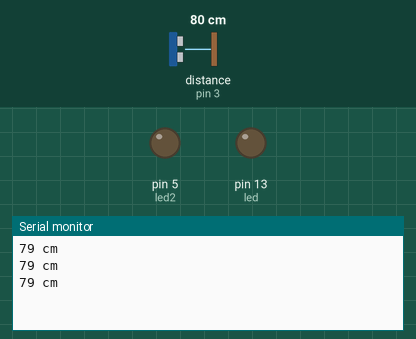
Bench run of a sketch on a simulated Arduino Leonardo, built with avr-gcc and run on an emulated ATmega32U4. On the bench: output pins drawn as LEDs (lit = HIGH), the last lines printed to the serial monitor. Wiring (inferred from the names in the program): ultrasonic range finder: trigger pin 2; echo pin 3. The test bench sets the inputs (shaded band); at power-on: distance to the obstacle (sensor on pin 3) 80 cm. The echo pulse lasts 58.3 µs per cm; pins used as bus, display or sensor lines are not drawn.

Above: at 1.3 s.
1.4 s: distance to the obstacle (sensor on pin 3) set to 2 cm
At 1.67 s:
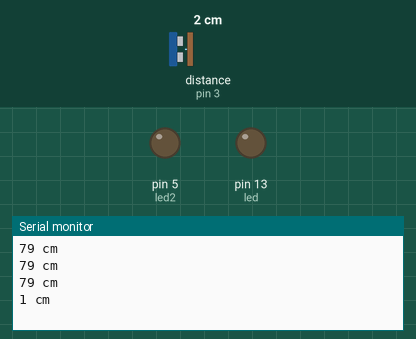
4.4 s: distance to the obstacle (sensor on pin 3) set to 60 cm
At 4.81 s:
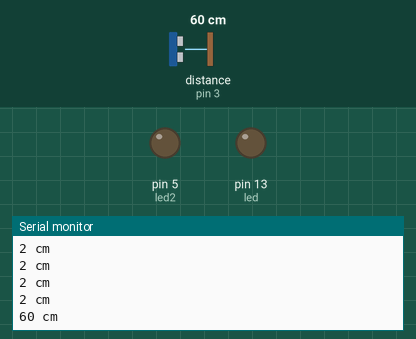
Timing chart, 0 to 7.4 s (numbered marks = the images above; inputs shaded):
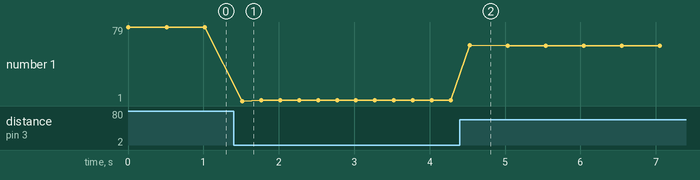

Measured:
- after the input at 1.4 s, the serial monitor: prints a new line after 0.12 s (image 1)
- after the input at 4.4 s, the serial monitor: prints a new line after 0.13 s (image 2)
- plotted number 1: 79 → 2 after the input at 1.4 s, 2 → 59 after the input at 4.4 s

The sketch:

arduino_distance_sensor_test.ino
```cpp
/*
HC-SR04 Ping distance sensor]
VCC to arduino 5v GND to arduino GND
Echo to Arduino pin 13 Trig to Arduino pin 12
Red POS to Arduino pin 11
Green POS to Arduino pin 10
560 ohm resistor to both LED NEG and GRD power rail
More info at: http://goo.gl/kJ8Gl
Original code improvements to the Ping sketch sourced from Trollmaker.com
Some code and wiring inspired by http://en.wikiversity.org/wiki/User:Dstaub/robotcar
*/

#define triggerPin 2
#define echoPin 3
#define led 13
#define led2 5

void setup() {
  Serial.begin (115200);
  pinMode(triggerPin, OUTPUT);
  pinMode(echoPin, INPUT);
  pinMode(led, OUTPUT);
  pinMode(led2, OUTPUT);
}

void loop() {
  digitalWrite(led, HIGH);
  long duration, distance;
  digitalWrite(triggerPin, LOW);
  delayMicroseconds(2);
  digitalWrite(triggerPin, HIGH);
  delayMicroseconds(10);
  digitalWrite(triggerPin, LOW);
  duration = pulseIn(echoPin, HIGH);
  distance = (duration / 2) / 29.1;
  Serial.print(distance);
  Serial.println(" cm");
  digitalWrite(led, LOW);
  int del = 500;
  if(distance < 50) {
    del = 250;
  } else if(distance < 20) {
    del = 100;
  } else if(distance < 10) {
    del = 50;
  }
  delay(del);
}
```
